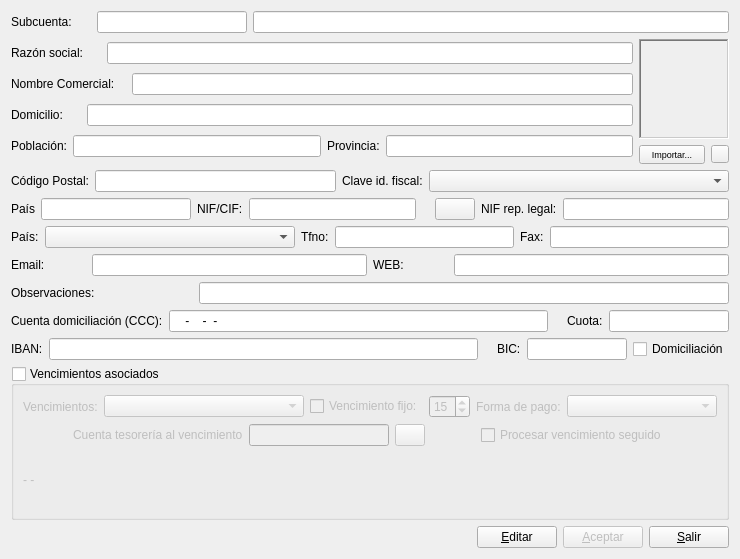
<?xml version="1.0" encoding="UTF-8"?>
<ui version="4.0">
 <class>datos_accesorios</class>
 <widget class="QDialog" name="datos_accesorios">
  <property name="geometry">
   <rect>
    <x>0</x>
    <y>0</y>
    <width>740</width>
    <height>559</height>
   </rect>
  </property>
  <property name="windowTitle">
   <string>Datos accesorios de cuenta auxiliar</string>
  </property>
  <layout class="QVBoxLayout" name="verticalLayout_2">
   <item>
    <layout class="QHBoxLayout" name="horizontalLayout">
     <item>
      <widget class="QLabel" name="label">
       <property name="maximumSize">
        <size>
         <width>80</width>
         <height>16777215</height>
        </size>
       </property>
       <property name="text">
        <string>Subcuenta:</string>
       </property>
      </widget>
     </item>
     <item>
      <widget class="QLineEdit" name="codigolineEdit">
       <property name="sizePolicy">
        <sizepolicy hsizetype="Preferred" vsizetype="Fixed">
         <horstretch>0</horstretch>
         <verstretch>0</verstretch>
        </sizepolicy>
       </property>
       <property name="maximumSize">
        <size>
         <width>150</width>
         <height>16777215</height>
        </size>
       </property>
       <property name="maxLength">
        <number>40</number>
       </property>
       <property name="readOnly">
        <bool>true</bool>
       </property>
      </widget>
     </item>
     <item>
      <widget class="QLineEdit" name="descripcionlineEdit">
       <property name="enabled">
        <bool>true</bool>
       </property>
       <property name="sizePolicy">
        <sizepolicy hsizetype="Preferred" vsizetype="Fixed">
         <horstretch>0</horstretch>
         <verstretch>0</verstretch>
        </sizepolicy>
       </property>
       <property name="maxLength">
        <number>80</number>
       </property>
       <property name="readOnly">
        <bool>true</bool>
       </property>
      </widget>
     </item>
    </layout>
   </item>
   <item>
    <layout class="QHBoxLayout" name="horizontalLayout_8">
     <item>
      <layout class="QVBoxLayout" name="verticalLayout">
       <item>
        <layout class="QHBoxLayout" name="horizontalLayout_4">
         <item>
          <widget class="QLabel" name="TextLabel2">
           <property name="maximumSize">
            <size>
             <width>90</width>
             <height>16777215</height>
            </size>
           </property>
           <property name="text">
            <string>Razón social:</string>
           </property>
           <property name="wordWrap">
            <bool>false</bool>
           </property>
          </widget>
         </item>
         <item>
          <widget class="QLineEdit" name="NombreLineEdit">
           <property name="sizePolicy">
            <sizepolicy hsizetype="Preferred" vsizetype="Fixed">
             <horstretch>0</horstretch>
             <verstretch>0</verstretch>
            </sizepolicy>
           </property>
           <property name="maxLength">
            <number>80</number>
           </property>
          </widget>
         </item>
        </layout>
       </item>
       <item>
        <layout class="QHBoxLayout" name="horizontalLayout_6">
         <item>
          <widget class="QLabel" name="label_3">
           <property name="maximumSize">
            <size>
             <width>115</width>
             <height>16777215</height>
            </size>
           </property>
           <property name="text">
            <string>Nombre Comercial:</string>
           </property>
          </widget>
         </item>
         <item>
          <widget class="QLineEdit" name="ncomerciallineEdit">
           <property name="sizePolicy">
            <sizepolicy hsizetype="Preferred" vsizetype="Fixed">
             <horstretch>0</horstretch>
             <verstretch>0</verstretch>
            </sizepolicy>
           </property>
           <property name="maxLength">
            <number>80</number>
           </property>
          </widget>
         </item>
        </layout>
       </item>
       <item>
        <layout class="QHBoxLayout" name="horizontalLayout_7">
         <item>
          <widget class="QLabel" name="TextLabel1_2">
           <property name="maximumSize">
            <size>
             <width>70</width>
             <height>16777215</height>
            </size>
           </property>
           <property name="text">
            <string>Domicilio:</string>
           </property>
           <property name="wordWrap">
            <bool>false</bool>
           </property>
          </widget>
         </item>
         <item>
          <widget class="QLineEdit" name="DomicilioLineEdit">
           <property name="sizePolicy">
            <sizepolicy hsizetype="Preferred" vsizetype="Fixed">
             <horstretch>0</horstretch>
             <verstretch>0</verstretch>
            </sizepolicy>
           </property>
           <property name="maxLength">
            <number>80</number>
           </property>
          </widget>
         </item>
        </layout>
       </item>
       <item>
        <layout class="QHBoxLayout" name="_4">
         <property name="spacing">
          <number>6</number>
         </property>
         <property name="leftMargin">
          <number>0</number>
         </property>
         <property name="topMargin">
          <number>0</number>
         </property>
         <property name="rightMargin">
          <number>0</number>
         </property>
         <property name="bottomMargin">
          <number>0</number>
         </property>
         <item>
          <widget class="QLabel" name="TextLabel2_2">
           <property name="text">
            <string>Población:</string>
           </property>
           <property name="wordWrap">
            <bool>false</bool>
           </property>
          </widget>
         </item>
         <item>
          <widget class="QLineEdit" name="PoblacionLineEdit">
           <property name="maxLength">
            <number>80</number>
           </property>
          </widget>
         </item>
         <item>
          <widget class="QLabel" name="TextLabel3">
           <property name="text">
            <string>Provincia:</string>
           </property>
           <property name="wordWrap">
            <bool>false</bool>
           </property>
          </widget>
         </item>
         <item>
          <widget class="QLineEdit" name="ProvinciaLineEdit">
           <property name="maxLength">
            <number>80</number>
           </property>
          </widget>
         </item>
        </layout>
       </item>
      </layout>
     </item>
     <item>
      <layout class="QVBoxLayout" name="_5">
       <item>
        <widget class="QLabel" name="fotolabel">
         <property name="sizePolicy">
          <sizepolicy hsizetype="Fixed" vsizetype="Fixed">
           <horstretch>0</horstretch>
           <verstretch>0</verstretch>
          </sizepolicy>
         </property>
         <property name="minimumSize">
          <size>
           <width>90</width>
           <height>100</height>
          </size>
         </property>
         <property name="maximumSize">
          <size>
           <width>90</width>
           <height>100</height>
          </size>
         </property>
         <property name="frameShape">
          <enum>QFrame::WinPanel</enum>
         </property>
         <property name="frameShadow">
          <enum>QFrame::Sunken</enum>
         </property>
         <property name="lineWidth">
          <number>0</number>
         </property>
         <property name="text">
          <string/>
         </property>
        </widget>
       </item>
       <item>
        <layout class="QHBoxLayout" name="_6">
         <item>
          <widget class="QPushButton" name="fotopushButton">
           <property name="sizePolicy">
            <sizepolicy hsizetype="Minimum" vsizetype="Minimum">
             <horstretch>0</horstretch>
             <verstretch>0</verstretch>
            </sizepolicy>
           </property>
           <property name="maximumSize">
            <size>
             <width>66</width>
             <height>21</height>
            </size>
           </property>
           <property name="font">
            <font>
             <pointsize>7</pointsize>
            </font>
           </property>
           <property name="text">
            <string>Importar...</string>
           </property>
          </widget>
         </item>
         <item>
          <widget class="QPushButton" name="borrafotopushButton">
           <property name="maximumSize">
            <size>
             <width>18</width>
             <height>18</height>
            </size>
           </property>
           <property name="text">
            <string/>
           </property>
           <property name="icon">
            <iconset resource="keme.qrc">
             <normaloff>:/iconos/graf/borraelem.png</normaloff>:/iconos/graf/borraelem.png</iconset>
           </property>
           <property name="iconSize">
            <size>
             <width>12</width>
             <height>12</height>
            </size>
           </property>
          </widget>
         </item>
        </layout>
       </item>
      </layout>
     </item>
    </layout>
   </item>
   <item>
    <layout class="QHBoxLayout" name="horizontalLayout_5">
     <item>
      <widget class="QLabel" name="TextLabel4_2">
       <property name="text">
        <string>Código Postal:</string>
       </property>
       <property name="wordWrap">
        <bool>false</bool>
       </property>
      </widget>
     </item>
     <item>
      <widget class="QLineEdit" name="CpLineEdit">
       <property name="minimumSize">
        <size>
         <width>120</width>
         <height>0</height>
        </size>
       </property>
       <property name="maxLength">
        <number>40</number>
       </property>
      </widget>
     </item>
     <item>
      <widget class="QLabel" name="label_12">
       <property name="text">
        <string>Clave id. fiscal:</string>
       </property>
      </widget>
     </item>
     <item>
      <widget class="QComboBox" name="claveidfiscalcomboBox">
       <property name="sizePolicy">
        <sizepolicy hsizetype="Preferred" vsizetype="Fixed">
         <horstretch>0</horstretch>
         <verstretch>0</verstretch>
        </sizepolicy>
       </property>
       <property name="minimumSize">
        <size>
         <width>300</width>
         <height>0</height>
        </size>
       </property>
      </widget>
     </item>
    </layout>
   </item>
   <item>
    <layout class="QHBoxLayout" name="horizontalLayout_10">
     <item>
      <widget class="QLabel" name="label_4">
       <property name="text">
        <string>País</string>
       </property>
      </widget>
     </item>
     <item>
      <widget class="QLineEdit" name="paislineEdit">
       <property name="minimumSize">
        <size>
         <width>150</width>
         <height>0</height>
        </size>
       </property>
       <property name="maximumSize">
        <size>
         <width>150</width>
         <height>16777215</height>
        </size>
       </property>
      </widget>
     </item>
     <item>
      <widget class="QLabel" name="TextLabel5_2">
       <property name="text">
        <string>NIF/CIF:</string>
       </property>
       <property name="wordWrap">
        <bool>false</bool>
       </property>
      </widget>
     </item>
     <item>
      <widget class="QLineEdit" name="NifLineEdit">
       <property name="maxLength">
        <number>40</number>
       </property>
      </widget>
     </item>
     <item>
      <widget class="QLabel" name="check_ciflabel">
       <property name="maximumSize">
        <size>
         <width>15</width>
         <height>15</height>
        </size>
       </property>
       <property name="text">
        <string/>
       </property>
       <property name="pixmap">
        <pixmap resource="keme.qrc">:/iconos/graf/check2.png</pixmap>
       </property>
       <property name="scaledContents">
        <bool>true</bool>
       </property>
      </widget>
     </item>
     <item>
      <widget class="QPushButton" name="UE_pushButton">
       <property name="text">
        <string/>
       </property>
       <property name="icon">
        <iconset resource="keme.qrc">
         <normaloff>:/iconos/graf/icono_ue.png</normaloff>:/iconos/graf/icono_ue.png</iconset>
       </property>
       <property name="iconSize">
        <size>
         <width>20</width>
         <height>20</height>
        </size>
       </property>
      </widget>
     </item>
     <item>
      <widget class="QLabel" name="TextLabel6_2">
       <property name="text">
        <string>NIF rep. legal:</string>
       </property>
       <property name="wordWrap">
        <bool>false</bool>
       </property>
      </widget>
     </item>
     <item>
      <widget class="QLineEdit" name="NifReplegalLineEdit">
       <property name="maxLength">
        <number>40</number>
       </property>
      </widget>
     </item>
    </layout>
   </item>
   <item>
    <layout class="QHBoxLayout" name="horizontalLayout_11">
     <item>
      <widget class="QLabel" name="TextLabel7_2">
       <property name="text">
        <string>País:</string>
       </property>
       <property name="wordWrap">
        <bool>false</bool>
       </property>
      </widget>
     </item>
     <item>
      <widget class="QComboBox" name="paiscomboBox">
       <property name="sizePolicy">
        <sizepolicy hsizetype="Preferred" vsizetype="Fixed">
         <horstretch>0</horstretch>
         <verstretch>0</verstretch>
        </sizepolicy>
       </property>
       <property name="minimumSize">
        <size>
         <width>250</width>
         <height>0</height>
        </size>
       </property>
       <property name="editable">
        <bool>false</bool>
       </property>
      </widget>
     </item>
     <item>
      <widget class="QLabel" name="TextLabel8_2">
       <property name="text">
        <string>Tfno:</string>
       </property>
       <property name="wordWrap">
        <bool>false</bool>
       </property>
      </widget>
     </item>
     <item>
      <widget class="QLineEdit" name="TfnoLineEdit">
       <property name="minimumSize">
        <size>
         <width>120</width>
         <height>0</height>
        </size>
       </property>
       <property name="maxLength">
        <number>80</number>
       </property>
      </widget>
     </item>
     <item>
      <widget class="QLabel" name="TextLabel9_2">
       <property name="text">
        <string>Fax:</string>
       </property>
       <property name="wordWrap">
        <bool>false</bool>
       </property>
      </widget>
     </item>
     <item>
      <widget class="QLineEdit" name="FaxLineEdit">
       <property name="minimumSize">
        <size>
         <width>120</width>
         <height>0</height>
        </size>
       </property>
       <property name="maxLength">
        <number>80</number>
       </property>
      </widget>
     </item>
    </layout>
   </item>
   <item>
    <layout class="QHBoxLayout" name="horizontalLayout_12">
     <item>
      <widget class="QLabel" name="TextLabel10_2">
       <property name="text">
        <string>Email:</string>
       </property>
       <property name="wordWrap">
        <bool>false</bool>
       </property>
      </widget>
     </item>
     <item>
      <widget class="QLineEdit" name="EmailLineEdit">
       <property name="maximumSize">
        <size>
         <width>275</width>
         <height>16777215</height>
        </size>
       </property>
       <property name="maxLength">
        <number>80</number>
       </property>
      </widget>
     </item>
     <item>
      <widget class="QLabel" name="label_13">
       <property name="text">
        <string>WEB:</string>
       </property>
      </widget>
     </item>
     <item>
      <widget class="QLineEdit" name="weblineEdit">
       <property name="maximumSize">
        <size>
         <width>275</width>
         <height>16777215</height>
        </size>
       </property>
      </widget>
     </item>
    </layout>
   </item>
   <item>
    <layout class="QHBoxLayout" name="horizontalLayout_13">
     <item>
      <widget class="QLabel" name="TextLabel11_2">
       <property name="text">
        <string>Observaciones:</string>
       </property>
       <property name="wordWrap">
        <bool>false</bool>
       </property>
      </widget>
     </item>
     <item>
      <widget class="QLineEdit" name="ObservacionesLineEdit">
       <property name="maximumSize">
        <size>
         <width>530</width>
         <height>16777215</height>
        </size>
       </property>
       <property name="maxLength">
        <number>80</number>
       </property>
      </widget>
     </item>
    </layout>
   </item>
   <item>
    <layout class="QHBoxLayout" name="_8">
     <item>
      <widget class="QLabel" name="label_6">
       <property name="text">
        <string>Cuenta domiciliación (CCC):</string>
       </property>
      </widget>
     </item>
     <item>
      <widget class="QLineEdit" name="ccclineEdit">
       <property name="inputMask">
        <string>9999-9999-99-9999999999</string>
       </property>
      </widget>
     </item>
     <item>
      <widget class="QLabel" name="check_ccclabel">
       <property name="maximumSize">
        <size>
         <width>15</width>
         <height>15</height>
        </size>
       </property>
       <property name="text">
        <string/>
       </property>
       <property name="pixmap">
        <pixmap resource="keme.qrc">:/iconos/graf/check2.png</pixmap>
       </property>
       <property name="scaledContents">
        <bool>true</bool>
       </property>
      </widget>
     </item>
     <item>
      <widget class="QLabel" name="label_7">
       <property name="text">
        <string>Cuota:</string>
       </property>
      </widget>
     </item>
     <item>
      <widget class="QLineEdit" name="cuotalineEdit">
       <property name="maximumSize">
        <size>
         <width>120</width>
         <height>16777215</height>
        </size>
       </property>
       <property name="maxLength">
        <number>40</number>
       </property>
      </widget>
     </item>
    </layout>
   </item>
   <item>
    <layout class="QHBoxLayout" name="horizontalLayout_9">
     <item>
      <widget class="QLabel" name="label_2">
       <property name="text">
        <string>IBAN:</string>
       </property>
      </widget>
     </item>
     <item>
      <widget class="QLineEdit" name="IBANlineEdit"/>
     </item>
     <item>
      <widget class="QLabel" name="check_ibanlabel">
       <property name="maximumSize">
        <size>
         <width>15</width>
         <height>15</height>
        </size>
       </property>
       <property name="text">
        <string/>
       </property>
       <property name="pixmap">
        <pixmap resource="keme.qrc">:/iconos/graf/check2.png</pixmap>
       </property>
       <property name="scaledContents">
        <bool>true</bool>
       </property>
      </widget>
     </item>
     <item>
      <widget class="QLabel" name="label_5">
       <property name="text">
        <string>BIC:</string>
       </property>
      </widget>
     </item>
     <item>
      <widget class="QLineEdit" name="BIClineEdit">
       <property name="maximumSize">
        <size>
         <width>100</width>
         <height>16777215</height>
        </size>
       </property>
      </widget>
     </item>
     <item>
      <widget class="QCheckBox" name="domiciliacheckBox">
       <property name="text">
        <string>Domiciliación</string>
       </property>
      </widget>
     </item>
    </layout>
   </item>
   <item>
    <widget class="QGroupBox" name="venciasocgroupBox">
     <property name="sizePolicy">
      <sizepolicy hsizetype="Preferred" vsizetype="Expanding">
       <horstretch>0</horstretch>
       <verstretch>0</verstretch>
      </sizepolicy>
     </property>
     <property name="maximumSize">
      <size>
       <width>750</width>
       <height>16777215</height>
      </size>
     </property>
     <property name="title">
      <string>Vencimientos asociados</string>
     </property>
     <property name="checkable">
      <bool>true</bool>
     </property>
     <property name="checked">
      <bool>false</bool>
     </property>
     <layout class="QVBoxLayout" name="verticalLayout_4">
      <item>
       <layout class="QHBoxLayout" name="horizontalLayout_2">
        <item>
         <widget class="QLabel" name="label_8">
          <property name="text">
           <string>Vencimientos:</string>
          </property>
         </widget>
        </item>
        <item>
         <widget class="QComboBox" name="vencicomboBox">
          <property name="sizePolicy">
           <sizepolicy hsizetype="Preferred" vsizetype="Fixed">
            <horstretch>0</horstretch>
            <verstretch>0</verstretch>
           </sizepolicy>
          </property>
          <property name="minimumSize">
           <size>
            <width>200</width>
            <height>0</height>
           </size>
          </property>
         </widget>
        </item>
        <item>
         <widget class="QCheckBox" name="diafijocheckBox">
          <property name="text">
           <string>Vencimiento fijo:</string>
          </property>
         </widget>
        </item>
        <item>
         <widget class="QSpinBox" name="vfijospinBox">
          <property name="enabled">
           <bool>false</bool>
          </property>
          <property name="minimum">
           <number>1</number>
          </property>
          <property name="maximum">
           <number>31</number>
          </property>
          <property name="value">
           <number>15</number>
          </property>
         </widget>
        </item>
        <item>
         <widget class="QLabel" name="label_9">
          <property name="text">
           <string>Forma de pago:</string>
          </property>
         </widget>
        </item>
        <item>
         <widget class="QComboBox" name="forma_pago_comboBox">
          <property name="sizePolicy">
           <sizepolicy hsizetype="Expanding" vsizetype="Fixed">
            <horstretch>0</horstretch>
            <verstretch>0</verstretch>
           </sizepolicy>
          </property>
         </widget>
        </item>
       </layout>
      </item>
      <item>
       <layout class="QHBoxLayout" name="horizontalLayout_3">
        <item>
         <spacer name="horizontalSpacer_2">
          <property name="orientation">
           <enum>Qt::Horizontal</enum>
          </property>
          <property name="sizeHint" stdset="0">
           <size>
            <width>40</width>
            <height>20</height>
           </size>
          </property>
         </spacer>
        </item>
        <item>
         <widget class="QLabel" name="label_10">
          <property name="text">
           <string>Cuenta tesorería al vencimiento</string>
          </property>
         </widget>
        </item>
        <item>
         <widget class="QLineEdit" name="cuenta_tesorlineEdit">
          <property name="minimumSize">
           <size>
            <width>140</width>
            <height>0</height>
           </size>
          </property>
         </widget>
        </item>
        <item>
         <widget class="QPushButton" name="cta_tesorpushButton">
          <property name="sizePolicy">
           <sizepolicy hsizetype="Fixed" vsizetype="Fixed">
            <horstretch>25</horstretch>
            <verstretch>25</verstretch>
           </sizepolicy>
          </property>
          <property name="maximumSize">
           <size>
            <width>30</width>
            <height>16777215</height>
           </size>
          </property>
          <property name="text">
           <string/>
          </property>
          <property name="icon">
           <iconset resource="keme.qrc">
            <normaloff>:/iconos/graf/viewer.xpm</normaloff>:/iconos/graf/viewer.xpm</iconset>
          </property>
         </widget>
        </item>
        <item>
         <spacer name="horizontalSpacer">
          <property name="orientation">
           <enum>Qt::Horizontal</enum>
          </property>
          <property name="sizeHint" stdset="0">
           <size>
            <width>40</width>
            <height>20</height>
           </size>
          </property>
         </spacer>
        </item>
        <item>
         <widget class="QCheckBox" name="procvtocheckBox">
          <property name="text">
           <string>Procesar vencimiento seguido</string>
          </property>
         </widget>
        </item>
        <item>
         <spacer name="horizontalSpacer_7">
          <property name="orientation">
           <enum>Qt::Horizontal</enum>
          </property>
          <property name="sizeHint" stdset="0">
           <size>
            <width>40</width>
            <height>20</height>
           </size>
          </property>
         </spacer>
        </item>
       </layout>
      </item>
      <item>
       <widget class="QLabel" name="descrip_cta_tesorlabel">
        <property name="text">
         <string>- -</string>
        </property>
       </widget>
      </item>
     </layout>
    </widget>
   </item>
   <item>
    <layout class="QHBoxLayout" name="_9">
     <property name="spacing">
      <number>6</number>
     </property>
     <property name="leftMargin">
      <number>0</number>
     </property>
     <property name="topMargin">
      <number>0</number>
     </property>
     <property name="rightMargin">
      <number>0</number>
     </property>
     <property name="bottomMargin">
      <number>0</number>
     </property>
     <item>
      <spacer>
       <property name="orientation">
        <enum>Qt::Horizontal</enum>
       </property>
       <property name="sizeHint" stdset="0">
        <size>
         <width>40</width>
         <height>20</height>
        </size>
       </property>
      </spacer>
     </item>
     <item>
      <widget class="QPushButton" name="editarpushButton">
       <property name="enabled">
        <bool>true</bool>
       </property>
       <property name="text">
        <string>&amp;Editar</string>
       </property>
       <property name="icon">
        <iconset resource="keme.qrc">
         <normaloff>:/iconos/graf/lapiz.xpm</normaloff>:/iconos/graf/lapiz.xpm</iconset>
       </property>
       <property name="autoDefault">
        <bool>false</bool>
       </property>
      </widget>
     </item>
     <item>
      <widget class="QPushButton" name="aceptarpushButton">
       <property name="enabled">
        <bool>false</bool>
       </property>
       <property name="text">
        <string>&amp;Aceptar</string>
       </property>
       <property name="icon">
        <iconset resource="keme.qrc">
         <normaloff>:/iconos/graf/check2.png</normaloff>:/iconos/graf/check2.png</iconset>
       </property>
       <property name="default">
        <bool>true</bool>
       </property>
      </widget>
     </item>
     <item>
      <widget class="QPushButton" name="salirpushButton">
       <property name="text">
        <string>&amp;Salir</string>
       </property>
       <property name="icon">
        <iconset resource="keme.qrc">
         <normaloff>:/iconos/graf/application-exit.png</normaloff>:/iconos/graf/application-exit.png</iconset>
       </property>
       <property name="autoDefault">
        <bool>false</bool>
       </property>
      </widget>
     </item>
    </layout>
   </item>
  </layout>
 </widget>
 <tabstops>
  <tabstop>codigolineEdit</tabstop>
  <tabstop>descripcionlineEdit</tabstop>
  <tabstop>NombreLineEdit</tabstop>
  <tabstop>ncomerciallineEdit</tabstop>
  <tabstop>DomicilioLineEdit</tabstop>
  <tabstop>PoblacionLineEdit</tabstop>
  <tabstop>ProvinciaLineEdit</tabstop>
  <tabstop>CpLineEdit</tabstop>
  <tabstop>claveidfiscalcomboBox</tabstop>
  <tabstop>paislineEdit</tabstop>
  <tabstop>NifLineEdit</tabstop>
  <tabstop>UE_pushButton</tabstop>
  <tabstop>NifReplegalLineEdit</tabstop>
  <tabstop>paiscomboBox</tabstop>
  <tabstop>TfnoLineEdit</tabstop>
  <tabstop>FaxLineEdit</tabstop>
  <tabstop>EmailLineEdit</tabstop>
  <tabstop>weblineEdit</tabstop>
  <tabstop>ObservacionesLineEdit</tabstop>
  <tabstop>ccclineEdit</tabstop>
  <tabstop>cuotalineEdit</tabstop>
  <tabstop>IBANlineEdit</tabstop>
  <tabstop>BIClineEdit</tabstop>
  <tabstop>domiciliacheckBox</tabstop>
  <tabstop>venciasocgroupBox</tabstop>
  <tabstop>vencicomboBox</tabstop>
  <tabstop>diafijocheckBox</tabstop>
  <tabstop>vfijospinBox</tabstop>
  <tabstop>forma_pago_comboBox</tabstop>
  <tabstop>cuenta_tesorlineEdit</tabstop>
  <tabstop>cta_tesorpushButton</tabstop>
  <tabstop>procvtocheckBox</tabstop>
  <tabstop>fotopushButton</tabstop>
  <tabstop>borrafotopushButton</tabstop>
  <tabstop>editarpushButton</tabstop>
  <tabstop>aceptarpushButton</tabstop>
  <tabstop>salirpushButton</tabstop>
 </tabstops>
 <resources>
  <include location="keme.qrc"/>
 </resources>
 <connections/>
</ui>
